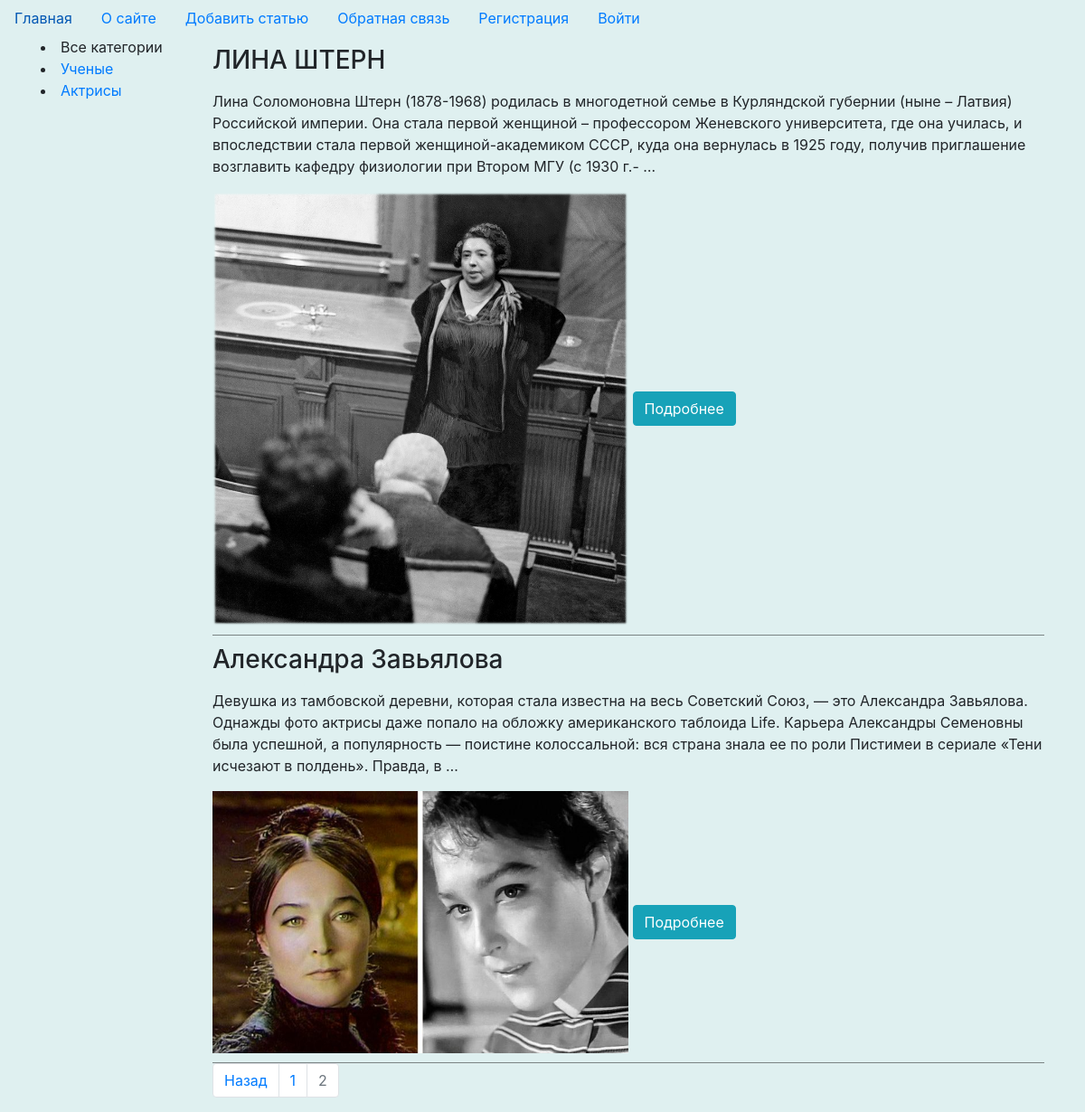
Screenshot of /?page=2 with the database file from the repository.
### women/models.py (models this page shows, shortened)
class Category(models.Model):
    name = models.CharField(max_length=100, db_index=True)
    slug = models.SlugField(max_length=255, unique=True, db_index=True, verbose_name="URL")
    def get_absolute_url(self):
        return reverse('category', kwargs={'cat_slug': self.slug})

class Women(models.Model):
    title = models.CharField(max_length=255)
    slug = models.SlugField(max_length=255, unique=True, db_index=True, verbose_name="URL")
    content = models.TextField(blank=True)
    photo = models.ImageField(upload_to="photos/%Y/%m/%d/")
    time_create = models.DateTimeField(auto_now_add=True)
    time_update = models.DateTimeField(auto_now=True)
    is_published = models.BooleanField(default=True)
    cat = models.ForeignKey('Category', on_delete=models.PROTECT, null=True)
    def get_absolute_url(self):
        return reverse('post', kwargs={'post_slug': self.slug})

### women/views.py (the view)
# urls.py: path('', cache_page(60)(WomenHome.as_view()), name='home'), # добавлен кэш для представления
class WomenHome(DataMixin, ListView):
    model = Women
    template_name = 'women/index.html'
    context_object_name = 'womens'
    def get_context_data(self, *, object_list=None, **kwargs):
        context = super().get_context_data(**kwargs)
        c_def = self.get_user_context(title="Главная страница")
        context = dict(list(context.items()) + list(c_def.items()))
        return context
        return dict(list(context.items()) + list(c_def.items()))
    def get_queryset(self):
        return Women.objects.filter(is_published=True)

### women/templatetags/women_tags.py (called while the page is built)
@register.inclusion_tag('women/tags/nav_bar.html', takes_context = True)
def nav_bar(context):
    return{'ip': context['request']}

### women/utils.py (called while the page is built)
    def get_user_context(self, **kwargs):
        context = kwargs
        cats = Category.objects.all()
        context['cats'] = cats
        if 'cat_selected' not in context:
            context['cat_selected'] = 0
        return context

### women/templates/women/index.html
{% extends 'women/base.html' %}
{% block content %}
    {% for women in womens %}
        <div class="block_women">
            <h3>{{ women.title }}</h3>
            <p>{{ women.content|linebreaks|truncatewords:50 }}</p>
            {% if women.photo %}
                <img class="w-50" src="{{ women.photo.url }}">
            {% endif %}
            <a class="btn btn-info" href="{{ women.get_absolute_url }}">Подробнее</a>
        </div>
    {% endfor %}
{% endblock %}

### women/templates/women/base.html (shortened to what this page needs)
{% load static %}
{% load women_tags %}
{% load cache %}
<!DOCTYPE html>
<html lang="en">
<head>
    <link rel="stylesheet" href="https://maxcdn.bootstrapcdn.com/bootstrap/4.0.0/css/bootstrap.min.css"
>
    <link type="text/css" href="{% static 'women/css/style.css' %}" rel="stylesheet"/>
</head>
<body>
<header>
    {% nav_bar %}
</header>
<div class="container">
    <div class="row">
        <div class="col-2 bc1">
            {% if cat_selected == 0 %}
                <li>Все категории</li>
            {% else %}
                <li><a href="{% url 'home' %}">Все категории</a></li>
            {% endif %}
            {% for c in cats %}
                {% if c.pk == cat_selected %}
                    <li>{{ c.name }}</li>
                {% else %}
                    <li><a href="{{ c.get_absolute_url }}">{{ c.name }}</a></li>
                {% endif %}
            {% endfor %}
        </div>
        <div class="col-10 bc2">
            {% block content %}
            {% endblock %}
            {% if page_obj.has_other_pages %}
                <nav aria-label="Page navigation example">
                    <ul class="pagination">
                        {% if page_obj.has_previous %}
                            <li class="page-item">
                                <a class="page-link" href="?page={{ page_obj.previous_page_number }}">Назад</a>
                            </li>
                        {% endif %}
                        {% for p in paginator.page_range %}
                            {% if page_obj.number == p %}
                                <li class="page-item disabled">
                                    <a class="page-link" href="#">{{ p }}</a>
                                </li>
                            {% elif p >= page_obj.number|add:-2 and p <= page_obj.number|add:2 %}
                                <li class="page-item">
                                    <a class="page-link" href="?page={{ p }}">{{ p }}</a>
                                </li>
                            {% endif %}
                        {% endfor %}
                    </ul>
                </nav>
            {% endif %}
        </div>
    </div>
</div>
</body>
</html>

### women/static/women/css/style.css (style rules this page uses)
body { background-color: rgba(14, 145, 145, 0.13); }
.block_women { margin: auto; border-bottom: 1px solid rgba(0, 0, 0, 0.45); padding:10px 0 10px 0; }

### rows the page displays
Category: name "Ученые"
Category: name "Актрисы"
Women: title "ЛИНА ШТЕРН", content "Лина Соломоновна Штерн (1878-1968) родилась в многодетной семье в Курляндской губернии (ныне – Латвия) Российской империи. Она стала первой женщиной – профессором Женевского университета, где она училась, и впоследствии стала первой женщиной-академиком СССР, куда она вернулась в 1925 году, получив приглашение возглавить кафедру физиологии при Втором МГУ (с 1930 г.- …", photo (picture)
Women: title "Александра Завьялова", content "Девушка из тамбовской деревни, которая стала известна на весь Советский Союз, — это Александра Завьялова. Однажды фото актрисы даже попало на обложку американского таблоида Life. Карьера Александры Семеновны была успешной, а популярность — поистине колоссальной: вся страна знала ее по роли Пистимеи в сериале «Тени исчезают в полдень». Правда, в …", photo (picture)

### other values shown
{{ p }} "1"
{{ p }} "2"
